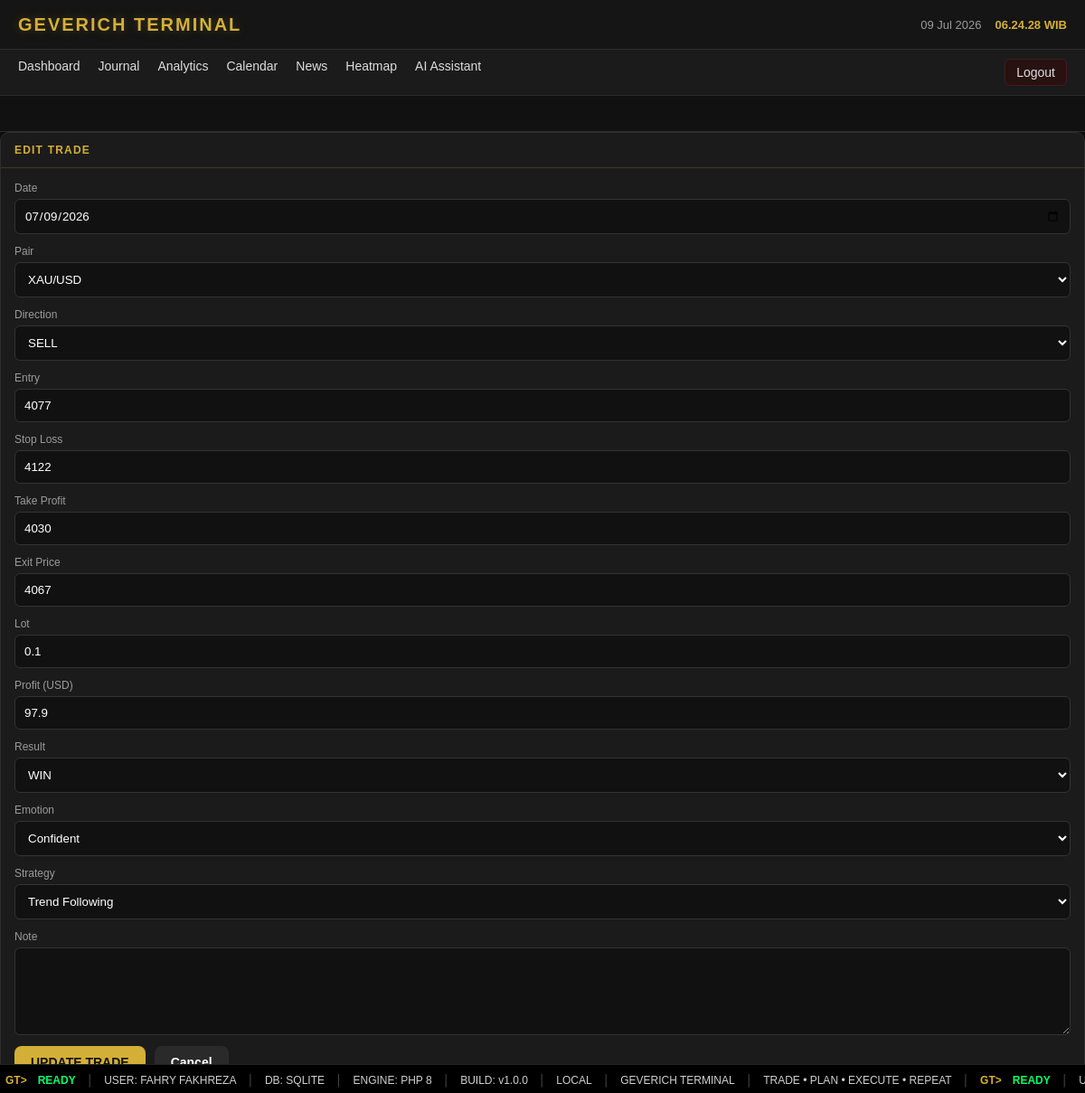
The page /?page=trade-edit&id=48 (signed in) on the database its author committed.
### tables this page shows
CREATE TABLE trades (

id INTEGER PRIMARY KEY AUTOINCREMENT,

tanggal TEXT NOT NULL,

pair TEXT NOT NULL,

direction TEXT NOT NULL,

entry_price REAL NOT NULL,

sl REAL,

tp REAL,

exit_price REAL,

lot REAL,

profit_usd REAL DEFAULT 0,

hasil TEXT,

emotion TEXT,

note TEXT,

created_at DATETIME DEFAULT CURRENT_TIMESTAMP

, user_id INTEGER DEFAULT 1, rr REAL DEFAULT 0, strategy TEXT);

### pages/trade-edit.php (called while the page is built, shortened)
<?php
$db = getDB();
$id = $_GET['id'] ?? 0;
$stmt = $db->prepare("
SELECT *
FROM trades
WHERE id=?
");
$stmt->execute([$id]);
$trade = $stmt->fetch();
$mode = "edit";
require "components/trade-form.php";
?>

### components/trade-form.php (the view, shortened to what this page needs)
<div class="card">
    <div class="panel-title">
        <?= $mode == "create" ? "NEW TRADE" : "EDIT TRADE" ?>
    </div>
    <div class="panel-content">
        <form
            action="<?= $mode == "create"
                ? "pages/save-trade.php"
                : "pages/update-trade.php" ?>"
            method="POST">
            <div class="form-group">
    <label>Date</label>
    <input
        type="date"
        name="tanggal"
        value="<?= $trade['tanggal'] ?>"
        required>
</div>
<div class="form-group">
<label>Pair</label>
<select name="pair">
<?php
$pairs=[
"XAU/USD",
"XAG/USD",
"EUR/USD",
"GBP/USD",
"USD/JPY"
];
foreach($pairs as $pair):
?>
<option
value="<?= $pair ?>"
<?= $trade['pair']==$pair ? 'selected' : '' ?>>
<?= $pair ?>
</option>
<?php endforeach; ?>
</select>
</div>
<div class="form-group">
<label>Direction</label>
<select name="direction">
<option
value="SELL"
<?= $trade['direction']=="SELL" ? "selected":"" ?>>
SELL
</option>
</select>
</div>
<div class="form-group">
<label>Entry</label>
<input
type="number"
step="0.01"
name="entry_price"
value="<?= $trade['entry_price'] ?>">
</div>
<div class="form-group">
<label>Stop Loss</label>
<input
type="number"
step="0.01"
name="sl"
value="<?= $trade['sl'] ?>">
</div>
<div class="form-group">
<label>Take Profit</label>
<input
type="number"
step="0.01"
name="tp"
value="<?= $trade['tp'] ?>">
</div>
<div class="form-group">
<label>Exit Price</label>
<input
type="number"
step="0.01"
name="exit_price"
value="<?= $trade['exit_price'] ?>">
</div>
<div class="form-group">
<label>Lot</label>
<input
type="number"
step="0.01"
name="lot"
value="<?= $trade['lot'] ?>">
</div>
<div class="form-group">
<label>Profit (USD)</label>
<input
type="number"
step="0.01"
name="profit_usd"
value="<?= $trade['profit_usd'] ?>">
</div>
<div class="form-group">
<label>Result</label>
<select name="hasil">
<?php
$list=["WIN","LOSS","BE"];
foreach($list as $h):
?>
<option
value="<?= $h ?>"
<?= $trade['hasil']==$h ? "selected":"" ?>>
<?= $h ?>
</option>
<?php endforeach; ?>
</select>
</div>
<div class="form-group">
<label>Emotion</label>
<select name="emotion">
<?php
$list=[
"Calm",
"Confident",
"Neutral",
"Fear",
"FOMO",
"Revenge Trade",
"Greedy",
"Frustrated",
"Overconfident",
"Tired"
];
foreach($list as $e):
?>
<option
value="<?= $e ?>"
<?= $trade['emotion']==$e ? "selected":"" ?>>
<?= $e ?>
</option>
<?php endforeach; ?>
</select>
</div>
<div class="form-group">
<label>Strategy</label>
<select name="strategy">
<?php
$list=[
"Price Action",
"SMC",
"ICT",
"Breakout",
"Trend Following",
"Support & Resistance",
"Supply & Demand",
"Scalping",
"Swing",
"News Trading"
];
foreach($list as $s):
?>
<option
value="<?= $s ?>"
<?= ($trade['strategy'] ?? 'Price Action')==$s ? 'selected' : '' ?>>
<?= $s ?>
</option>
<?php endforeach; ?>
</select>
</div>
<div class="form-group">
<label>Note</label>
<textarea
name="note"
rows="5"><?= htmlspecialchars($trade['note']) ?></textarea>
</div>
<div style="display:flex;gap:10px;">
<button class="btn btn-primary">
<?= $mode=="create"
? "SAVE TRADE"
: "UPDATE TRADE" ?>
</button>
<a href="?page=journal" class="btn btn-secondary">
Cancel
</a>
</div>
</form>
</div>
</div>

### assets/css/style.css (style rules this page uses)
html, body { height: 100%; -webkit-font-smoothing: antialiased; -moz-osx-font-smoothing: grayscale; }
body { background: radial-gradient(circle at top, #111 0%, #0d0d0d 60%); color: var(--text); }
:root { --gold:#d4af37; --bg:#0d0d0d; --bg-panel:#151515; --bg-card:#1b1b1b; --border:#2d2d2d; --text:#ffffff; --text-muted:#9b9b9b; --gold-glow: rgba(212, 175, 55, 0.25); }
* { margin:0; padding:0; box-sizing:border-box; font-family:Arial, sans-serif; }
body { background:var(--bg); color:var(--text); padding-bottom:32px; }
.card { background:var(--bg-card); border:1px solid var(--border); border-radius:10px; overflow:hidden; }
.panel-title { padding:12px 15px; border-bottom:1px solid var(--border); color:var(--gold); font-weight:bold; font-size:12px; border-bottom: 1px solid rgba(212, 175, 55, 0.2); letter-spacing: 1.2px; }
.panel-content { padding:15px; }
.form-group { display:flex; flex-direction:column; margin-bottom:12px; }
.form-group label { font-size:12px; color:var(--text-muted); margin-bottom:5px; }
.form-group input { padding:10px; background:#111; border:1px solid #333; color:#fff; border-radius:6px; }
.form-group select, .form-group textarea { width:100%; padding:10px; background:#111; color:#fff; border:1px solid #333; border-radius:6px; box-sizing:border-box; }
textarea { resize:vertical; }
.btn { display:inline-flex; align-items:center; justify-content:center; padding:10px 18px; border:none; border-radius:8px; font-size:14px; font-weight:600; text-decoration:none; cursor:pointer; transition:.25s; }
.btn-primary { background:#d4af37; color:#111; }
.btn-secondary { background:#2a2a2a; color:#fff; }

### rows shown on the page
trades: tanggal "07/09/2026", pair "XAU/USD", direction "SELL", entry_price "4077", sl "4122", tp "4030", exit_price "4067", lot "0.1", profit_usd "97.9", hasil "WIN", emotion "Confident", strategy "Trend Following"
